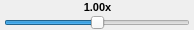
<?xml version="1.0" encoding="UTF-8"?>
<ui version="4.0">
 <class>ExponentialSlider</class>
 <widget class="QWidget" name="ExponentialSlider">
  <property name="geometry">
   <rect>
    <x>0</x>
    <y>0</y>
    <width>194</width>
    <height>30</height>
   </rect>
  </property>
  <property name="windowTitle">
   <string>Form</string>
  </property>
  <layout class="QGridLayout" name="gridLayout">
   <property name="leftMargin">
    <number>4</number>
   </property>
   <property name="topMargin">
    <number>0</number>
   </property>
   <property name="rightMargin">
    <number>4</number>
   </property>
   <property name="bottomMargin">
    <number>0</number>
   </property>
   <property name="verticalSpacing">
    <number>0</number>
   </property>
   <item row="0" column="0">
    <widget class="QWidget" name="widget_2" native="true">
     <property name="sizePolicy">
      <sizepolicy hsizetype="MinimumExpanding" vsizetype="Minimum">
       <horstretch>0</horstretch>
       <verstretch>0</verstretch>
      </sizepolicy>
     </property>
     <layout class="QHBoxLayout" name="horizontalLayout_2">
      <property name="leftMargin">
       <number>0</number>
      </property>
      <property name="topMargin">
       <number>0</number>
      </property>
      <property name="rightMargin">
       <number>0</number>
      </property>
      <property name="bottomMargin">
       <number>0</number>
      </property>
      <item>
       <spacer name="horizontalSpacer">
        <property name="orientation">
         <enum>Qt::Horizontal</enum>
        </property>
        <property name="sizeHint" stdset="0">
         <size>
          <width>0</width>
          <height>0</height>
         </size>
        </property>
       </spacer>
      </item>
      <item>
       <widget class="QLabel" name="valueLabel">
        <property name="sizePolicy">
         <sizepolicy hsizetype="Fixed" vsizetype="Fixed">
          <horstretch>0</horstretch>
          <verstretch>0</verstretch>
         </sizepolicy>
        </property>
        <property name="font">
         <font>
          <pointsize>8</pointsize>
          <weight>75</weight>
          <bold>true</bold>
         </font>
        </property>
        <property name="frameShape">
         <enum>QFrame::NoFrame</enum>
        </property>
        <property name="text">
         <string>1.00x</string>
        </property>
        <property name="alignment">
         <set>Qt::AlignCenter</set>
        </property>
        <property name="wordWrap">
         <bool>false</bool>
        </property>
       </widget>
      </item>
      <item>
       <spacer name="horizontalSpacer_2">
        <property name="orientation">
         <enum>Qt::Horizontal</enum>
        </property>
        <property name="sizeHint" stdset="0">
         <size>
          <width>0</width>
          <height>0</height>
         </size>
        </property>
       </spacer>
      </item>
     </layout>
    </widget>
   </item>
   <item row="1" column="0">
    <widget class="QSlider" name="horizontalSlider">
     <property name="minimum">
      <number>-1000</number>
     </property>
     <property name="maximum">
      <number>1000</number>
     </property>
     <property name="pageStep">
      <number>100</number>
     </property>
     <property name="orientation">
      <enum>Qt::Horizontal</enum>
     </property>
    </widget>
   </item>
  </layout>
 </widget>
 <resources/>
 <connections/>
</ui>
